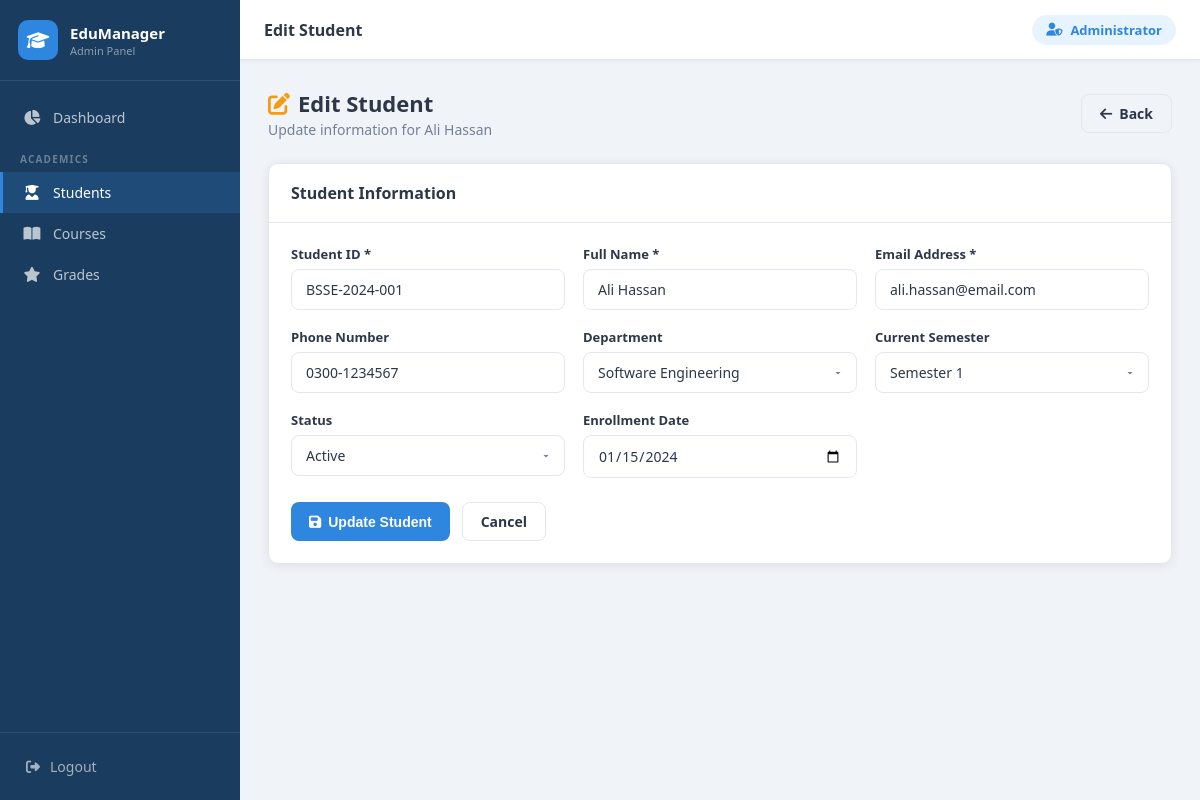
The page /students/edit.php?id=1 (signed in) on the database its author committed.
### tables this page shows
CREATE TABLE IF NOT EXISTS students (
    id           INT AUTO_INCREMENT PRIMARY KEY,
    student_id   VARCHAR(20)  NOT NULL UNIQUE,
    full_name    VARCHAR(100) NOT NULL,
    email        VARCHAR(100) NOT NULL UNIQUE,
    phone        VARCHAR(20),
    department   VARCHAR(100),
    semester     INT DEFAULT 1,
    status       ENUM('Active','Inactive','Graduated') DEFAULT 'Active',
    enrolled_at  DATE,
    created_at   TIMESTAMP DEFAULT CURRENT_TIMESTAMP
);

### students/edit.php (the view, shortened to what this page needs)
<?php
$db = getDB();
$id = (int)($_GET['id'] ?? 0);
$student = $db->query("SELECT * FROM students WHERE id=$id")->fetch_assoc();
include '../includes/header.php';
$d = $_POST ?: $student;
?>
<div class="page-header">
    <div>
        <h1><i class="fas fa-edit" style="color:var(--warning);margin-right:8px;"></i>Edit Student</h1>
        <p>Update information for <?= htmlspecialchars($student['full_name']) ?></p>
    </div>
    <a href="index.php" class="btn btn-outline"><i class="fas fa-arrow-left"></i> Back</a>
</div>
<div class="card">
    <div class="card-header"><h2>Student Information</h2></div>
    <div class="card-body">
        <form method="POST" action="">
            <div class="form-grid">
                <div class="form-group">
                    <label>Student ID *</label>
                    <input type="text" name="student_id" class="form-control" value="<?= htmlspecialchars($d['student_id']) ?>" required>
                </div>
                <div class="form-group">
                    <label>Full Name *</label>
                    <input type="text" name="full_name" class="form-control" value="<?= htmlspecialchars($d['full_name']) ?>" required>
                </div>
                <div class="form-group">
                    <label>Email Address *</label>
                    <input type="email" name="email" class="form-control" value="<?= htmlspecialchars($d['email']) ?>" required>
                </div>
                <div class="form-group">
                    <label>Phone Number</label>
                    <input type="text" name="phone" class="form-control" value="<?= htmlspecialchars($d['phone'] ?? '') ?>">
                </div>
                <div class="form-group">
                    <label>Department</label>
                    <select name="department" class="form-control">
                        <?php foreach(['Software Engineering','Computer Science','Information Technology'] as $dept): ?>
                        <option value="<?=$dept?>" <?= $d['department']===$dept?'selected':'' ?>><?=$dept?></option>
                        <?php endforeach; ?>
                    </select>
                </div>
                <div class="form-group">
                    <label>Current Semester</label>
                    <select name="semester" class="form-control">
                        <?php for($i=1;$i<=8;$i++): ?>
                        <option value="<?=$i?>" <?= $d['semester']==$i?'selected':'' ?>>Semester <?=$i?></option>
                        <?php endfor; ?>
                    </select>
                </div>
                <div class="form-group">
                    <label>Status</label>
                    <select name="status" class="form-control">
                        <?php foreach(['Active','Inactive','Graduated'] as $s): ?>
                        <option value="<?=$s?>" <?= $d['status']===$s?'selected':'' ?>><?=$s?></option>
                        <?php endforeach; ?>
                    </select>
                </div>
                <div class="form-group">
                    <label>Enrollment Date</label>
                    <input type="date" name="enrolled_at" class="form-control" value="<?= $d['enrolled_at'] ?>">
                </div>
            </div>
            <div style="margin-top:24px; display:flex; gap:12px;">
                <button type="submit" class="btn btn-primary"><i class="fas fa-save"></i> Update Student</button>
                <a href="index.php" class="btn btn-outline">Cancel</a>
            </div>
        </form>
    </div>
</div>
<?php include '../includes/footer.php'; ?>

### css/style.css (style rules this page uses)
*, *::before, *::after { box-sizing: border-box; margin: 0; padding: 0; }
:root { --primary: #1a3c5e; --primary-lt: #245480; --accent: #2e86de; --accent-lt: #e8f4fd; --success: #27ae60; --warning: #f39c12; --danger: #e74c3c; --bg: #f0f4f8; --card: #ffffff; --text: #2d3748; --text-muted: #718096; --border: #e2e8f0; --sidebar-w: 240px; --topbar-h: 60px; --radius: 10px; --shadow: 0 2px 12px rgba(0,0,0,.08); }
body { font-family: 'Segoe UI', Arial, sans-serif; background: var(--bg); color: var(--text); display: flex; min-height: 100vh; }
a { text-decoration: none; color: inherit; }
.page-header { display: flex; align-items: center; justify-content: space-between; margin-bottom: 24px; flex-wrap: wrap; gap: 12px; }
.page-header h1 { font-size: 22px; font-weight: 700; }
.page-header p { color: var(--text-muted); font-size: 14px; margin-top: 2px; }
.card { background: var(--card); border-radius: var(--radius); box-shadow: var(--shadow); border: 1px solid var(--border); overflow: hidden; }
.card-header { padding: 18px 22px; border-bottom: 1px solid var(--border); display: flex; align-items: center; justify-content: space-between; gap: 12px; flex-wrap: wrap; }
.card-header h2 { font-size: 16px; font-weight: 700; }
.card-body { padding: 22px; }
.btn { display: inline-flex; align-items: center; gap: 7px; padding: 9px 18px; border-radius: 8px; font-size: 14px; font-weight: 600; border: none; cursor: pointer; transition: all .2s; white-space: nowrap; }
.btn-primary { background: var(--accent); color: #fff; }
.btn-outline { background: transparent; border: 1.5px solid var(--border); color: var(--text); }
.form-grid { display: grid; grid-template-columns: repeat(auto-fit, minmax(260px, 1fr)); gap: 18px; }
.form-group { display: flex; flex-direction: column; gap: 6px; }
.form-group label { font-size: 13px; font-weight: 600; color: var(--text); }
.form-control { padding: 10px 14px; border: 1.5px solid var(--border); border-radius: 8px; font-size: 14px; color: var(--text); background: #fff; transition: border-color .2s; width: 100%; font-family: inherit; }
select.form-control { appearance: none; background-repeat: no-repeat; background-position: right 12px center; padding-right: 36px; }

### rows shown on the page
students: full_name "Ali Hassan", student_id "BSSE-2024-001", email "ali.hassan@email.com", phone "0300-1234567", department "Software Engineering", semester "Semester 1", status "Active", enrolled_at "01/15/2024"

### other values the page prints
$pageTitle "Edit Student"
$_SESSION['admin_name'] "Administrator"
